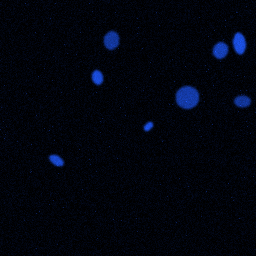
#> input picture data/nuclei_dataset/test/images/test_000.png, 256 x 256 px
$ python -i classical.py   (imports and definitions only)
#> lines starting #> are read from the running program, lines starting #| are printed output that depends on the picture; after the words box and inside, x2 and y2 are one past the last pixel; in counts of white or black regions, pixels touching at a corner belong together
import numpy as np
import pandas as pd
from skimage.filters import threshold_otsu
from skimage.morphology import remove_small_objects, remove_small_holes, opening, disk
from skimage.measure import label, regionprops_table


def otsu_segment(image: np.ndarray) -> np.ndarray:
    threshold = threshold_otsu(image)
    mask = image > threshold
    mask = opening(mask, disk(1))
    mask = remove_small_objects(mask, max_size=19)
    mask = remove_small_holes(mask, max_size=19)
    return mask.astype(np.uint8)


# [61 lines left out: functions region_features, summarise_features, numbers_summary_text, not called in this run]

>>> import cv2
>>> picture = cv2.imread('../../data/nuclei_dataset/test/images/test_000.png', cv2.IMREAD_GRAYSCALE)
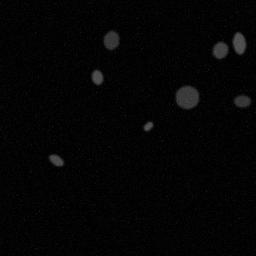
#> picture: shape (256, 256); min 0, max 90, mean 4.3
>>> result = otsu_segment(picture)
#> in otsu_segment, `threshold = threshold_otsu(image)`: threshold = 29
#> in otsu_segment, `mask = image > threshold`:
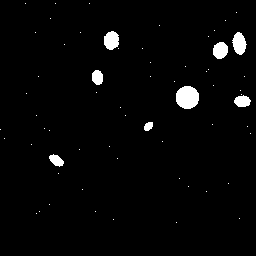
#> mask: shape (256, 256) bool; 2.5% white; 63 white regions (55 under 20 px), largest, box (x1, y1, x2, y2) and area: (176, 86, 199, 109) 427, (232, 32, 247, 55) 234, (104, 31, 119, 50) 225
#> in otsu_segment, `mask = opening(mask, disk(1))`: mask: shape (256, 256) bool; 2.4% white; 8 white regions, largest, box (x1, y1, x2, y2) and area: (176, 86, 199, 109) 427, (232, 32, 247, 55) 233, (104, 31, 119, 50) 223
#> (the run stopped early here; a loop or call above may not have finished)

$ run again, on data/nuclei_dataset/test/images/test_001.png
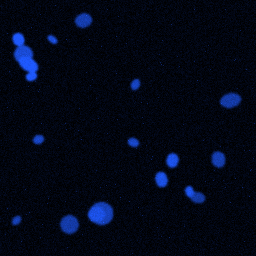
#> input picture data/nuclei_dataset/test/images/test_001.png, 256 x 256 px
#> `picture = cv2.imread('../../data/nuclei_dataset/test/images/test_000.p..`:
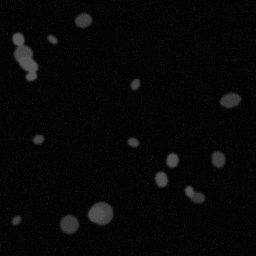
#> picture: shape (256, 256); min 0, max 90, mean 7.4
#> threshold = 34
#> in otsu_segment, `mask = image > threshold`:
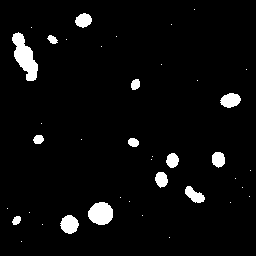
#> mask: shape (256, 256) bool; 4.3% white; 40 white regions (26 under 20 px), largest, box (x1, y1, x2, y2) and area: (12, 32, 38, 81) 667, (88, 202, 113, 225) 450, (60, 215, 79, 234) 263

$ run again, on data/nuclei_dataset/test/images/test_002.png
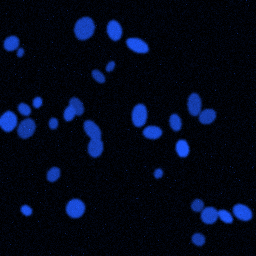
#> input picture data/nuclei_dataset/test/images/test_002.png, 256 x 256 px
#> `picture = cv2.imread('../../data/nuclei_dataset/test/images/test_000.p..`:
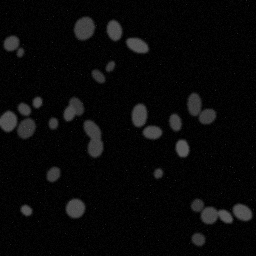
#> picture: shape (256, 256); min 0, max 90, mean 8.6
#> threshold = 33
#> in otsu_segment, `mask = image > threshold`:
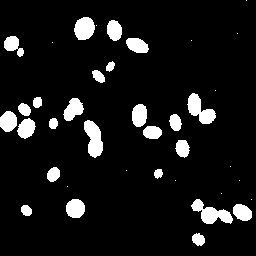
#> mask: shape (256, 256) bool; 8.7% white; 38 white regions (13 under 20 px), largest, box (x1, y1, x2, y2) and area: (191, 199, 233, 224) 502, (84, 120, 103, 158) 472, (187, 93, 216, 124) 455

$ run again, on data/nuclei_dataset/test/images/test_003.png
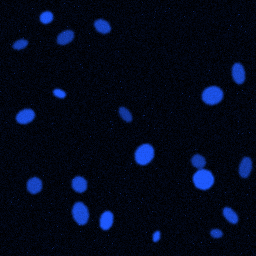
#> input picture data/nuclei_dataset/test/images/test_003.png, 256 x 256 px
#> `picture = cv2.imread('../../data/nuclei_dataset/test/images/test_000.p..`:
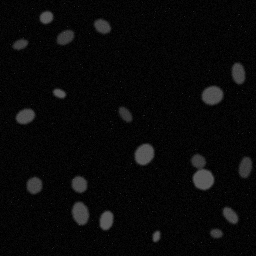
#> picture: shape (256, 256); min 0, max 90, mean 8.8
#> threshold = 36
#> in otsu_segment, `mask = image > threshold`:
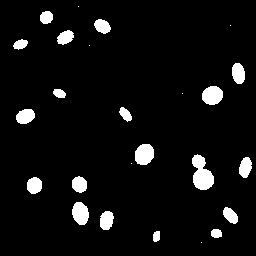
#> mask: shape (256, 256) bool; 5.9% white; 25 white regions (6 under 20 px), largest, box (x1, y1, x2, y2) and area: (192, 154, 214, 190) 513, (135, 144, 154, 165) 328, (202, 86, 223, 105) 317
